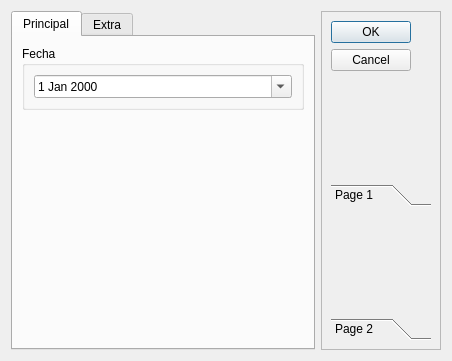
<?xml version="1.0" encoding="UTF-8"?>
<ui version="4.0">
 <class>Dialog</class>
 <widget class="QDialog" name="Dialog">
  <property name="geometry">
   <rect>
    <x>0</x>
    <y>0</y>
    <width>452</width>
    <height>361</height>
   </rect>
  </property>
  <property name="windowTitle">
   <string>Dialog</string>
  </property>
  <layout class="QHBoxLayout" name="horizontalLayout">
   <item>
    <widget class="QTabWidget" name="tabWidget">
     <property name="currentIndex">
      <number>0</number>
     </property>
     <widget class="QWidget" name="tab">
      <attribute name="title">
       <string>Principal</string>
      </attribute>
      <layout class="QVBoxLayout" name="verticalLayout_2">
       <item>
        <widget class="QGroupBox" name="groupBox">
         <property name="title">
          <string>Fecha</string>
         </property>
         <layout class="QVBoxLayout" name="verticalLayout_3">
          <item>
           <widget class="QDateEdit" name="dateEdit">
            <property name="calendarPopup">
             <bool>true</bool>
            </property>
           </widget>
          </item>
         </layout>
        </widget>
       </item>
       <item>
        <spacer name="verticalSpacer">
         <property name="orientation">
          <enum>Qt::Vertical</enum>
         </property>
         <property name="sizeHint" stdset="0">
          <size>
           <width>20</width>
           <height>232</height>
          </size>
         </property>
        </spacer>
       </item>
      </layout>
     </widget>
     <widget class="QWidget" name="tab_2">
      <attribute name="title">
       <string>Extra</string>
      </attribute>
     </widget>
    </widget>
   </item>
   <item>
    <widget class="QFrame" name="frame">
     <property name="maximumSize">
      <size>
       <width>120</width>
       <height>16777215</height>
      </size>
     </property>
     <property name="frameShape">
      <enum>QFrame::StyledPanel</enum>
     </property>
     <property name="frameShadow">
      <enum>QFrame::Raised</enum>
     </property>
     <layout class="QVBoxLayout" name="verticalLayout">
      <item>
       <widget class="QDialogButtonBox" name="buttonBox">
        <property name="orientation">
         <enum>Qt::Vertical</enum>
        </property>
        <property name="standardButtons">
         <set>QDialogButtonBox::Cancel|QDialogButtonBox::Ok</set>
        </property>
       </widget>
      </item>
      <item>
       <widget class="QToolBox" name="toolBox">
        <property name="currentIndex">
         <number>0</number>
        </property>
        <widget class="QWidget" name="page">
         <property name="geometry">
          <rect>
           <x>0</x>
           <y>0</y>
           <width>98</width>
           <height>100</height>
          </rect>
         </property>
         <attribute name="label">
          <string>Page 1</string>
         </attribute>
        </widget>
        <widget class="QWidget" name="page_2">
         <property name="geometry">
          <rect>
           <x>0</x>
           <y>0</y>
           <width>183</width>
           <height>90</height>
          </rect>
         </property>
         <attribute name="label">
          <string>Page 2</string>
         </attribute>
        </widget>
       </widget>
      </item>
     </layout>
    </widget>
   </item>
  </layout>
 </widget>
 <resources/>
 <connections>
  <connection>
   <sender>buttonBox</sender>
   <signal>accepted()</signal>
   <receiver>Dialog</receiver>
   <slot>accept()</slot>
   <hints>
    <hint type="sourcelabel">
     <x>248</x>
     <y>254</y>
    </hint>
    <hint type="destinationlabel">
     <x>157</x>
     <y>274</y>
    </hint>
   </hints>
  </connection>
  <connection>
   <sender>buttonBox</sender>
   <signal>rejected()</signal>
   <receiver>Dialog</receiver>
   <slot>reject()</slot>
   <hints>
    <hint type="sourcelabel">
     <x>316</x>
     <y>260</y>
    </hint>
    <hint type="destinationlabel">
     <x>286</x>
     <y>274</y>
    </hint>
   </hints>
  </connection>
 </connections>
</ui>
